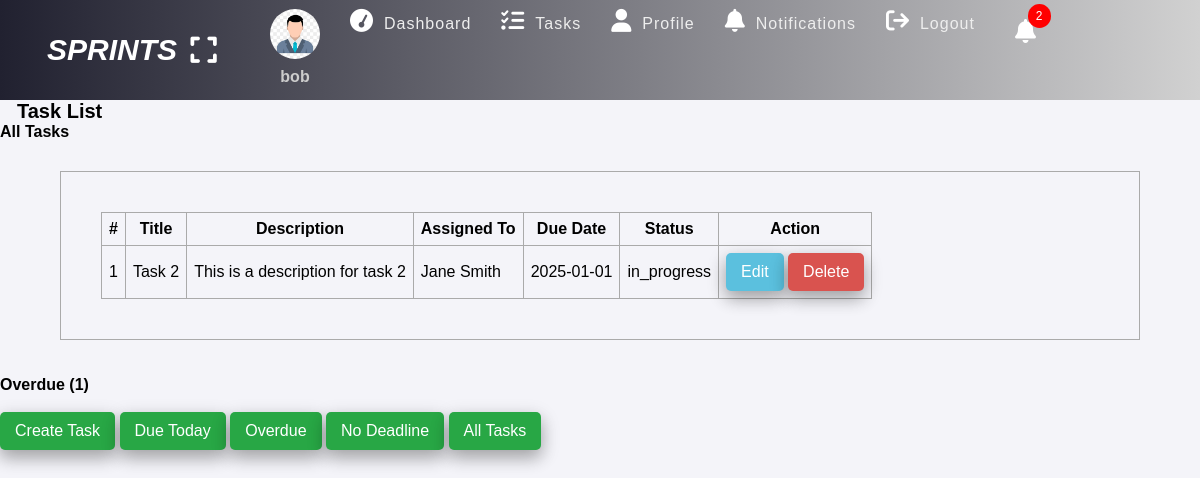
The app's page /task-list.php?due_date=Overdue (signed in) with its own data.
### tables this page shows
CREATE TABLE `tasks` (
  `task_id` int(11) NOT NULL,
  `title` varchar(100) NOT NULL,
  `description` text DEFAULT NULL,
  `assigned_to` int(11) DEFAULT NULL,
  `status` enum('pending','in_progress','completed') DEFAULT 'pending',
  `priority` enum('High','Medium','Low','Wish') DEFAULT 'Medium',
  `visibility` enum('Y','N') DEFAULT 'N',
  `duration` enum('Long','Medium','Short','Unknown') DEFAULT 'Unknown',
  `created_at` timestamp NOT NULL DEFAULT current_timestamp(),
  `due_date` date NOT NULL
);

CREATE TABLE `users` (
  `user_id` int(11) NOT NULL,
  `full_name` varchar(60) NOT NULL,
  `username` varchar(60) NOT NULL,
  `email_id` varchar(60) NOT NULL,
  `phone` varchar(15) NOT NULL,
  `password` varchar(255) NOT NULL,
  `role` enum('admin','employee') NOT NULL,
  `created_at` timestamp NOT NULL DEFAULT current_timestamp()
);

### database_fetches.php (called while the page is built, shortened)
<?php
function get_all_users($conn) {
    $sql = "SELECT * FROM users WHERE role = ?";
    $stmt = $conn->prepare($sql);
    $stmt->execute(["employee"]);
    if ($stmt->rowCount() > 0) {
        $users = $stmt->fetchAll();
    } else {
        $users = [];
    }
    return $users;
}
function get_all_tasks_overdue($conn) {
    $sql = "SELECT * FROM tasks WHERE due_date < CURDATE() AND status != 'completed' ORDER BY task_id DESC";
    $stmt = $conn->prepare($sql);
    $stmt->execute();
    if ($stmt->rowCount() > 0) {
        $tasks = $stmt->fetchAll();
    } else {
        $tasks = [];
    }
    return $tasks;
}
function count_tasks_overdue($conn) {
    $sql = "SELECT task_id FROM tasks WHERE due_date < CURDATE() AND status != 'completed'";
    $stmt = $conn->prepare($sql);
    $stmt->execute();
    return $stmt->rowCount();
}
?>

### task-list.php (the view, shortened to what this page needs)
<?php
if (isset($_SESSION['role']) && isset($_SESSION['id'])) {
    include "SQL_Connection.php";
    include "database_fetches.php";
    $text = "All Task";
    if (isset($_GET['due_date'])) {
        if ($_GET['due_date'] == "Due Today") {
            $text = "Due Today";
            $tasks = get_all_tasks_due_today($conn);
            $num_task = count_tasks_due_today($conn);
        } else if ($_GET['due_date'] == "Overdue") {
            $text = "Overdue";
            $tasks = get_all_tasks_overdue($conn);
            $num_task = count_tasks_overdue($conn);
        } else if ($_GET['due_date'] == "No Deadline") {
            $text = "No Deadline";
            $tasks = get_all_tasks_NoDeadline($conn);
            $num_task = count_tasks_NoDeadline($conn);
        } else {
            $tasks = get_all_tasks($conn);
            $num_task = count_tasks($conn);
        }
    } else {
        $tasks = get_all_tasks($conn);
        $num_task = count_tasks($conn);
    }
    $users = get_all_users($conn);
?>
<!DOCTYPE html>
<html>
<head>
    <link rel="stylesheet" href="https://cdnjs.cloudflare.com/ajax/libs/font-awesome/6.7.2/css/all.min.css">
    <link rel="stylesheet" href="styles.css">
</head>
<body>
    <?php include "header.php"; ?>
    <h2 class="u-name">Task List</h2>
    <div class="body">
        <section>
            <h4 class="title">All Tasks</h4>
            <?php if ($tasks != 0) { ?>
                <table class="main-table">
                    <thead>
                        <tr>
                            <th>#</th>
                            <th>Title</th>
                            <th>Description</th>
                            <th>Assigned To</th>
                            <th>Due Date</th>
                            <th>Status</th>
                            <th>Action</th>
                        </tr>
                    </thead>
                    <tbody>
                        <?php $i=0; foreach ($tasks as $task) { ?>
                        <tr>
                            <td><?= ++$i ?></td>
                            <td><?= htmlspecialchars($task['title']) ?></td>
                            <td><?= htmlspecialchars($task['description']) ?></td>
                            <td>
                                <?php
                                foreach ($users as $user) {
                                    if($user['user_id'] == $task['assigned_to']){
                                        echo htmlspecialchars($user['full_name']);
                                    }
                                }
                                ?>
                            </td>
                            <td><?php echo $task['due_date'] ?: "No Deadline"; ?></td>
                            <td><?= htmlspecialchars($task['status']) ?></td>
                            <td>
                                <a href="edit_task.php?id=<?= $task['task_id'] ?>" class="edit-btn">Edit</a>
                                <a href="edit_task_delete.php?id=<?= $task['task_id'] ?>" class="delete-btn">Delete</a>
                            </td>
                        </tr>
                        <?php } ?>
                    </tbody>
                </table>
<div class="filter-buttons"> <br> <br>
				<h4 class="title-2"><?=$text?> (<?=$num_task?>)</h4> <br>
            	<a href="create-task.php" class="addbtn">Create Task</a>
                <a href="task-list.php?due_date=Due Today" class="addbtn" >Due Today</a>
                <a href="task-list.php?due_date=Overdue" class="addbtn">Overdue</a>
                <a href="task-list.php?due_date=No Deadline" class="addbtn">No Deadline</a>
                <a href="task-list.php" class="addbtn">All Tasks</a>
            </div>
            <?php } else { ?>
                <h3>No tasks found!</h3>
            <?php } ?>
        </section>
    </div>
</body>
</html>
<?php
} else {
    $errormessage = "We require you to login to use this system!";
    header("Location: login.php?error=" . urlencode($errormessage));
    exit();
}
?>

### styles.css (style rules this page uses)
* { padding: 0; margin: 0; box-sizing: border-box; font-family: arial, sans-serif; }
.u-name { font-size: 20px; padding-left: 17px; }
.main-table, .main-table tr, .main-table th, .main-table td { border: 1px solid #aaa; border-collapse: collapse; padding: 7px; }
.main-table { width: 90%; margin-top: 30px; }
.delete-btn { text-decoration: none; display: inline-block; padding-left: 10px; border: none; background: #D9534F; padding: 10px 15px; color: #fff; font-size: 16px; border-radius: 5px; cursor: pointer; outline: none; transition: background 1s; box-shadow: 0 8px 16px 0 rgba(0, 0, 0, 0.2), 0 6px 20px 0 rgba(0, 0, 0, 0.19); }
.edit-btn { text-decoration: none; display: inline-block; padding-left: 10px; border: none; background: #5bc0de; padding: 10px 15px; color: #fff; font-size: 16px; border-radius: 5px; cursor: pointer; outline: none; transition: background 1s; box-shadow: 0 8px 16px 0 rgba(0, 0, 0, 0.2), 0 6px 20px 0 rgba(0, 0, 0, 0.19); }
.addbtn { display: inline-block; padding: 10px 15px; background: #28a745; color: #fff; font-size: 16px; cursor: pointer; border-radius: 5px; text-decoration: none; transition: background 0.3s ease, opacity 0.3s ease; box-shadow: 0 8px 16px rgba(0, 0, 0, 0.2), 0 6px 20px rgba(0, 0, 0, 0.19); }
.main-table { display: block; padding: 40px; margin-left: auto; margin-right: auto; }
html body { height: 100% !important; margin: 0; padding: 0; font-family: Arial, sans-serif; }
body { background-color: #f4f4f9; }
body { animation: fadeIn 1s ease-out; }

### records on screen
tasks: title "Task 2", description "This is a description for task 2", due_date "2025-01-01", status "in_progress"
users: full_name "Jane Smith"

### other values on screen
$_SESSION['username'] "bob"
$notificationCount "2"
$text "Overdue"
$num_task "1"
